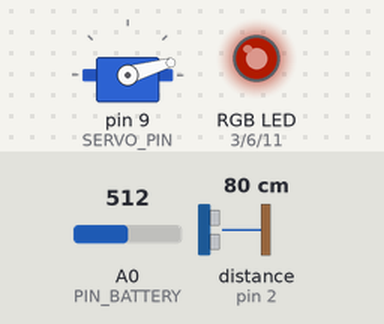
Simulated run of this sketch. Board: Arduino Uno, built with avr-gcc and run on an emulated ATmega328P. On the bench: servo, an RGB LED mixed from three pins (HIGH = lit). Wiring (inferred from the names in the program): ultrasonic range finder: trigger pin 4; echo pin 2. The inputs (shaded band) are chosen by the test bench; at power-on: distance to the obstacle (sensor on pin 2) 80 cm, A0 (PIN_BATTERY) = 512. The echo pulse lasts 58.3 µs per cm; dim RGB values are drawn brighter than linear; pins used as bus, display or sensor lines are not drawn.

Above: at 2.75 s.
2.8 s: distance to the obstacle (sensor on pin 2) set to 6 cm
5.8 s: distance to the obstacle (sensor on pin 2) set to 3 cm
At 6.15 s:
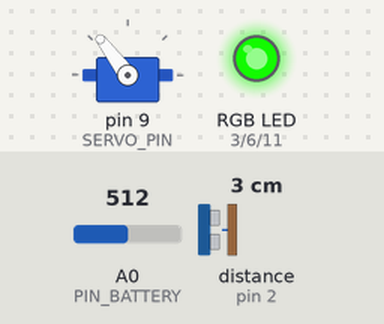
8.8 s: A0 (PIN_BATTERY) set to 362
11.8 s: A0 (PIN_BATTERY) set to 332
At 13.9 s:
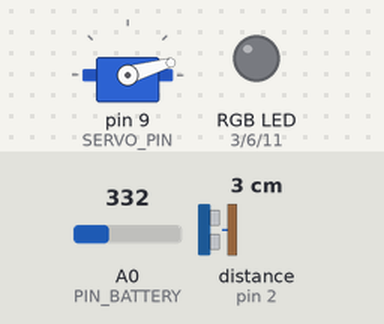
14.8 s: A0 (PIN_BATTERY) set to 510
At 14.95 s:
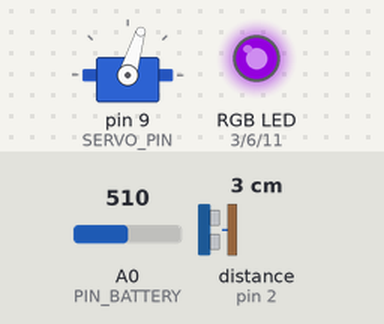
17.8 s: distance to the obstacle (sensor on pin 2) set to 250 cm
At 23.01 s:
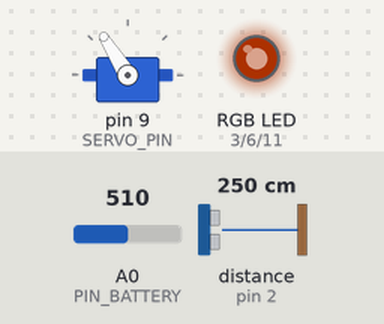
Timing chart, 0 to 24.6 s (numbered marks = the images above; inputs shaded):
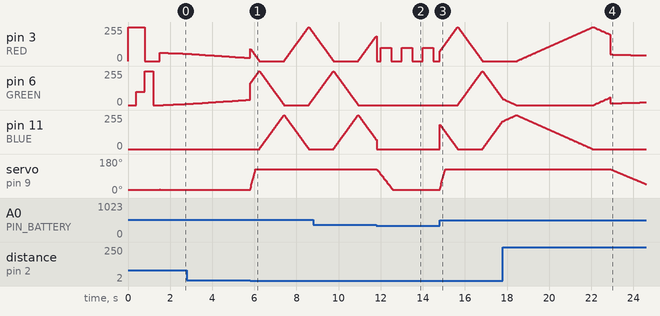

Measured:
- the behaviour switches between 5 and 4 cm on distance to the obstacle (sensor on pin 2) (found by bisection; images 0 and 1)
- the behaviour switches between 349 and 348 on A0 (PIN_BATTERY) (found by bisection; images 1 and 2)
- after the input at 5.8 s, servo on pin 9 (SERVO_PIN): moves from 16° to 127° over 0.25 s, starting at once
- after the input at 11.8 s, pin 6 (GREEN): stays 0/255 (without the input it goes to 3/255 after 0.32 s); servo on pin 9 (SERVO_PIN): moves from 127° to 16° over 0.76 s, starting at once
- after the input at 14.8 s, pin 6 (GREEN): rises from 0/255 to 255/255 in 1.2 s, then falls to 45/255 in 0.97 s; servo on pin 9 (SERVO_PIN): moves from 16° to 127° over 0.25 s, starting at once
- after the input at 17.8 s, servo on pin 9 (SERVO_PIN): moves from 127° to 47° over 1.7 s, starting after 5.1 s
- by itself, pin 3 (RED): rises from 0/255 to 255/255 in 3.6 s, then falls to 43/255 in 2.5 s
- by itself, pin 6 (GREEN): rises from 48/255 to 255/255 in 0.94 s, then falls to 0/255 in 1.2 s

The sketch:

sourceCode.ino
```cpp
#include <Servo.h>

// --- CẤU HÌNH CHÂN ---
#define TRIG 4
#define ECHO 2
#define SERVO_PIN 9
#define PIN_BATTERY A0
const int RED = 3;
const int GREEN = 6;
const int BLUE = 11;

Servo ser;

// --- BIẾN TOÀN CỤC ---
int timee = 0;
float servoPos = 22;
float colorPos = 0;
float r = 0, g = 0, b = 0;
float he = 0.5;
bool isLowBattery = false;

void setRGB(int red, int green, int blue){
    analogWrite(RED, red);
    analogWrite(GREEN, green);
    analogWrite(BLUE, blue);
}
void setup() {
    pinMode(RED, OUTPUT);
    pinMode(BLUE, OUTPUT);
    pinMode(GREEN, OUTPUT);

    setRGB(255,0,0);
    delay(400);
    setRGB(255,100,0);
    delay(400);
    setRGB(0,255,0);
    delay(400);
    setRGB(0,0,0);
    delay(100);

    Serial.begin(9600);
    pinMode(TRIG, OUTPUT);
    pinMode(ECHO, INPUT);
    pinMode(PIN_BATTERY, INPUT);

    delay(200);
    ser.attach(SERVO_PIN);
    ser.write(16);

}

void calculateRainbow(int pos) {
    if (pos < 85) {
        r = 255 - pos * 3; g = pos * 3; b = 0;
    } else if (pos < 170) {
        pos -= 85; r = 0; g = 255 - pos * 3; b = pos * 3;
    } else {
        pos -= 170; r = pos * 3; g = 0; b = 255 - pos * 3;
    }
}

void checkBattery() {
    // Đọc trung bình 10 lần để tránh giá trị bị nhảy do nhiễu motor
    long sum = 0;
    for(int i=0; i<10; i++) sum += analogRead(PIN_BATTERY);
    float vBat = ( (sum / 10.0) * 5.0 / 1024.0) * 2.0;

    // 3.4V là ngưỡng bắt đầu báo đỏ
    isLowBattery = (vBat < 3.4 && vBat > 1.0);
}

void serr(bool cl){
    if(cl){
        if(servoPos < 125){ // Giữ ở mức 100 để an toàn cho pin và dây
            servoPos += 3;
            ser.write(servoPos);
        }
    }
    else{
        if(servoPos > 16){
            servoPos -= 1;
            ser.write(servoPos);
        }
    }
}

void loop() {
    checkBattery();

    // 1. TÍNH TOÁN MÀU CẦU VỒNG
    colorPos += he;
    if (colorPos > 255) colorPos = 0;
    calculateRainbow((int)colorPos);

    // 2. SIÊU ÂM
    digitalWrite(TRIG, LOW);
    delayMicroseconds(2);
    digitalWrite(TRIG, HIGH);
    delayMicroseconds(10);
    digitalWrite(TRIG, LOW);
    long du = pulseIn(ECHO, HIGH, 25000);
    int dis = (du == 0) ? 999 : du * 0.034 / 2;

    // 3. LOGIC ĐIỀU KHIỂN
    if (isLowBattery) {
        serr(false);
        // Nháy đỏ mờ mờ để không quá tốn pin
        if (millis() % 1000 < 500) setRGB(100, 0, 0);
        else setRGB(0, 0, 0);
    }
    else if(dis > 0 && dis < 4){
        serr(true);
        setRGB(r, g, b); // Sáng 100% khi có người
        timee = 1;
        he = 0.5;
    }
    else if(timee < 240 && timee > 0){
        serr(true);
        setRGB(r, g, b);
        timee += 1;
    }
    else{
        serr(false);
        // TĂNG ĐỘ SÁNG CHỜ LÊN 1/2 để hy vọng rút đủ dòng duy trì mạch sạc
        setRGB(r/4, g/4, b/4);
        he = 0.1;
        timee = 0;
    }

    delay(5);
}
```
